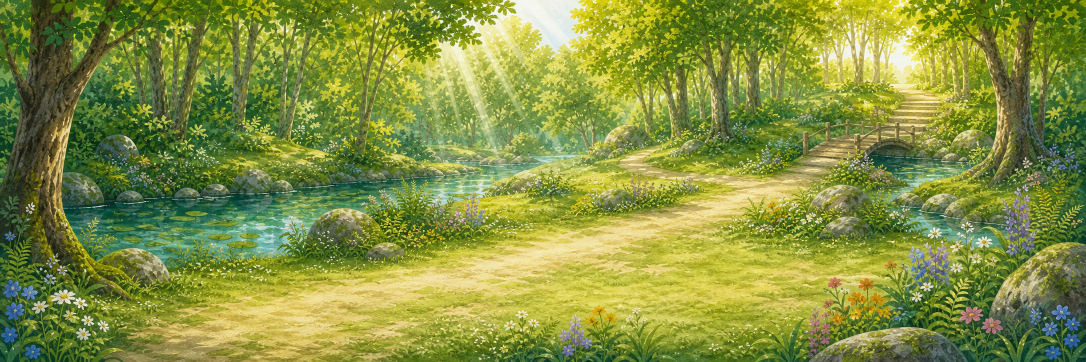
#> input picture assets/backgrounds/nature_pond_wide_v2.png, 2172 x 724 px (shown at 1/2 size); the run also reads 4 pictures not shown here
$ python build_round100_pack.py
#> lines starting #> are read from the running program, lines starting #| are printed output that depends on the picture
"""Build a 100-word canonical motion-sheet and video pack.

Existing authored motion sheets are copied into one canonical round100 pack.
Missing words use the existing male_01 action art as a stable character base
and add a restrained, action-specific prop or scene anchor. The same renderer
then produces an 8-second H.264 preview for every canonical word.
"""

from __future__ import annotations

import argparse
import json
import math
import shutil
from pathlib import Path
from typing import Any, Iterable

import imageio.v2 as imageio
import numpy as np
from PIL import Image, ImageDraw, ImageFont


ROOT = Path(__file__).resolve().parents[2]
ASSET_ROOT = ROOT / "assets" / "characters" / "motion_sheets"
ROUND_ROOT = ASSET_ROOT / "generated_round100"
OUTPUT_ROOT = ROOT / "output" / "video_final" / "generated_round100"
CATALOG_PATH = ROOT / "tools" / "next_actions" / "round100_catalog.json"

CHARACTER = "male_01"
SHEET_SIZE = (448, 512)
SHEET_COLUMNS = 4
SHEET_ROWS = 2
FPS = 30
DURATION_SECONDS = 8.0
FRAME_COUNT = 240
VIDEO_SIZE = (960, 480)
GROUND_Y = 430

BACKGROUND_BY_GROUP = {
    "01_posture": ROOT / "assets" / "backgrounds" / "nature_pond_wide_v2.png",
    "02_travel": ROOT / "assets" / "backgrounds" / "adventure_ruins_wide_v2.png",
    "03_objects": ROOT / "assets" / "backgrounds" / "fantasy_castle_wide_v2.png",
    "04_social": ROOT / "assets" / "backgrounds" / "friendship_square_wide_v2.png",
    "05_magic_senses": ROOT / "assets" / "backgrounds" / "mystery_library_wide_v2.png",
}

BASE_MOTION = ASSET_ROOT / "male_01_motion_sheet_v3.png"
BASE_ACTION = ASSET_ROOT / "male_01_action_sheet_v21.png"


def action(
    key: str,
    ko: str,
    group: str,
    anchor: str,
    *,
    solo: bool = True,
    needs: Iterable[str] = (),
    tier: str = "generated_prototype",
) -> dict[str, Any]:
    return {
        "key": key,
        "ko": ko,
        "group": group,
        "anchor": anchor,
        "solo": solo,
        "needs": list(needs),
        "tier": tier,
    }


SPECS = [
    # 01: posture and readable character states
    action("stand", "서다", "01_posture", "stable feet and upright torso", tier="existing"),
    action("sit", "앉다", "01_posture", "bent knees and grounded seat", tier="existing"),
    action("kneel", "무릎 꿇다", "01_posture", "one or both knees touch the ground", tier="existing"),
    action("bow", "고개 숙이다", "01_posture", "upper body bends forward then recovers", tier="existing"),
    action("crouch", "웅크리다", "01_posture", "low center of gravity with bent knees", tier="existing"),
    action("stretch", "기지개 켜다", "01_posture", "arms extend overhead and torso lengthens", tier="existing"),
    action("prone", "엎드리다", "01_posture", "body settles flat on the ground", tier="existing"),
    action("wake", "잠에서 깨다", "01_posture", "eyes and torso rise from rest", tier="existing"),
    action("yawn", "하품하다", "01_posture", "mouth opens and arms lift in a slow stretch", tier="existing"),
    action("sneeze", "재채기하다", "01_posture", "short forward recoil and recovery", tier="existing"),
    action("stagger", "비틀거리다", "01_posture", "weight shifts unevenly before balance returns", tier="existing"),
    action("salute", "경례하다", "01_posture", "hand reaches the forehead and holds", tier="existing"),
    action("clap", "박수치다", "01_posture", "hands meet twice in front of the chest", tier="existing"),
    action("dance", "춤추다", "01_posture", "rhythmic side step with arms moving", tier="existing"),
    action("nod", "고개 끄덕이다", "01_posture", "small repeated head nod", tier="existing"),
    action("smile", "웃다", "01_posture", "open friendly expression"),
    # 02: travel and terrain
    action("journey", "여행하다", "02_travel", "steady forward path", tier="existing"),
    action("walk", "걷다", "02_travel", "alternating feet and gentle arm swing", tier="existing"),
    action("run", "달리다", "02_travel", "alternating stride toward a destination", tier="existing"),
    action("jump", "뛰어오르다", "02_travel", "knees compress then both feet leave the ground", tier="existing"),
    action("crawl", "기어가다", "02_travel", "hands and knees move through a low route", tier="existing"),
    action("climb", "기어오르다", "02_travel", "hands and feet rise against a vertical surface", tier="existing"),
    action("slide", "미끄러지다", "02_travel", "body lowers and travels along the ground", tier="existing"),
    action("hide", "숨다", "02_travel", "body moves behind a visible cover", tier="existing"),
    action("fall_roll", "굴러 넘어지다", "02_travel", "controlled fall becomes a side roll", tier="existing"),
    action("cross_bridge", "다리를 건너다", "02_travel", "feet follow a bridge toward the far side", tier="existing"),
    action("squeeze_through", "비집고 지나가다", "02_travel", "shoulders turn through a narrow gap", tier="existing"),
    action("duck_under", "몸을 숙여 지나가다", "02_travel", "head and torso pass below an obstacle", tier="existing"),
    action("wade", "물살을 헤치며 걷다", "02_travel", "upright steps through shallow water", tier="existing"),
    action("row", "노를 젓다", "02_travel", "oar pulls through water with a boat anchor", tier="existing"),
    action("weave_through", "누비다", "02_travel", "side-to-side path between fixed trees", needs=("trees", "clear destination")),
    action("swim", "헤엄치다", "02_travel", "horizontal body and alternating arm strokes", needs=("water", "far bank")),
    action("vault_over", "타넘다", "02_travel", "hands touch a low wall as legs pass over", needs=("low wall",)),
    action("clamber_over", "기어넘다", "02_travel", "hands and boots alternate over rubble", needs=("low rubble",)),
    action("dive", "잠수하다", "02_travel", "head-first entry through a visible water surface", needs=("water surface",)),
    action("stop", "멈추다", "02_travel", "forward motion settles into a planted stance", tier="existing"),
    # 03: object and environment interactions
    action("investigate", "조사하다", "03_objects", "body leans toward a clue", tier="existing"),
    action("open_chest", "보물상자를 열다", "03_objects", "lid rises and treasure remains visible", tier="existing"),
    action("unlock", "잠금을 풀다", "03_objects", "key turns and latch releases", tier="existing"),
    action("pick_up", "줍다", "03_objects", "hand lowers then lifts a visible object", tier="existing"),
    action("lift", "들어 올리다", "03_objects", "object rises from waist to chest", tier="existing"),
    action("uncover", "덮개를 걷다", "03_objects", "cover moves aside to reveal a target", tier="existing"),
    action("pull_lever", "레버를 당기다", "03_objects", "hand pulls a lever to its end stop", tier="existing"),
    action("turn_dial", "다이얼을 돌리다", "03_objects", "fingers rotate a marked dial", tier="existing"),
    action("place_gem", "보석을 놓다", "03_objects", "gem settles into a matching socket", tier="existing"),
    action("press_seal", "봉인을 누르다", "03_objects", "palm presses a seal and holds", tier="existing"),
    action("light_lantern", "등불을 켜다", "03_objects", "flame appears after a clear lighting gesture", tier="existing"),
    action("plant_flag", "깃발을 꽂다", "03_objects", "flagpole enters a marked ground anchor", needs=("flag", "ground anchor")),
    action("put_on_crown", "왕관을 쓰다", "03_objects", "crown moves from chest height to the head", needs=("crown",)),
    action("touch_probe", "만져보다", "03_objects", "fingertips briefly touch a surface", needs=("rune wall",)),
    action("stack_stones", "돌을 쌓다", "03_objects", "multiple stones remain in a stable stack", needs=("stones", "flat ground")),
    action("hang_sign", "표지판을 걸다", "03_objects", "sign loop catches on a visible hook", needs=("sign", "hook")),
    action("tie_string", "끈을 묶다", "03_objects", "crossed rope ends tighten into a knot", needs=("rope", "post")),
    action("sweep_floor", "바닥을 쓸다", "03_objects", "broom stays on floor while leaves gather", needs=("broom", "leaves")),
    action("knock", "두드리다", "03_objects", "knuckles tap a door three times", needs=("door",)),
    action("push", "밀다", "03_objects", "hands drive a heavy object forward", needs=("door", "crate")),
    action("pull_rope", "밧줄을 당기다", "03_objects", "rope tightens as body leans back", needs=("rope",)),
    action("dig", "파다", "03_objects", "tool breaks the soil and a small hole remains", needs=("spade", "soil")),
    action("read_map", "지도를 읽다", "03_objects", "map opens and gaze tracks a route", needs=("map",)),
    action("write", "쓰다", "03_objects", "hand moves a quill across a page", needs=("paper", "quill")),
    action("open_door", "문을 열다", "03_objects", "hand turns handle and door swings open", needs=("door",)),
    # 04: social and reactions
    action("wave", "손을 흔들다", "04_social", "open hand makes a friendly side-to-side gesture", tier="existing"),
    action("point", "가리키다", "04_social", "finger and gaze stay locked on a target", tier="existing"),
    action("beckon", "손짓해 부르다", "04_social", "palm curls toward a partner", tier="existing", solo=False, needs=("partner",)),
    action("shake_hands", "악수하다", "04_social", "two hands meet and make a short agreement shake", tier="existing", solo=False, needs=("partner",)),
    action("protect", "지키다", "04_social", "body steps between danger and a partner", tier="existing", solo=False, needs=("partner", "danger")),
    action("catch", "받아내다", "04_social", "arms receive a falling or moving target", tier="existing", solo=False, needs=("target",)),
    action("release", "놓아주다", "04_social", "hands open and target moves free", tier="existing", solo=False, needs=("target",)),
    action("cower", "움츠리다", "04_social", "shoulders close around the face in fear", tier="existing"),
    action("hesitate", "망설이다", "04_social", "hand reaches then returns between two choices", tier="existing"),
    action("eavesdrop", "엿듣다", "04_social", "ear leans toward a door while body stays hidden", tier="existing", needs=("door",)),
    action("spot", "발견하다", "04_social", "eyes find a distant clue and body turns", tier="existing"),
    action("gasp", "깜짝 놀라 숨을 들이쉬다", "04_social", "hands rise as mouth opens in surprise", tier="existing"),
    action("present_gift", "선물하다", "04_social", "large gift passes from giver to receiver", solo=False, needs=("partner", "gift")),
    action("shoulder_link", "어깨동무하다", "04_social", "arm rests around a partner shoulder", solo=False, needs=("partner",)),
    action("apologize", "사과하다", "04_social", "clear bow followed by a waiting posture", solo=False, needs=("partner",)),
    action("warn", "경고하다", "04_social", "open palm stops an approaching partner", solo=False, needs=("partner", "danger")),
    action("flinch", "움찔하다", "04_social", "brief shoulder jolt followed by a cautious look", needs=("sudden cue",)),
    action("nod_confirm", "끄덕이다", "04_social", "two deliberate nods after reading a clue", needs=("clue",)),
    action("talk", "이야기하다", "04_social", "facing partner with measured hand gesture", solo=False, needs=("partner",), tier="existing"),
    action("rescue", "구하다", "04_social", "arm reaches toward a partner and pulls them clear", solo=False, needs=("partner", "danger"), tier="existing"),
    # 05: magic, senses, and story props
    action("magic", "마법을 쓰다", "05_magic_senses", "raised hand and controlled magical glow", tier="existing"),
    action("battle", "싸우다", "05_magic_senses", "guarded stance and clear defensive strike", solo=False, needs=("opponent",), tier="existing"),
    action("throw", "던지다", "05_magic_senses", "arm winds up then releases a visible object", needs=("object",)),
    action("dodge", "피하다", "05_magic_senses", "torso shifts away from a visible threat", needs=("threat",)),
    action("block", "막다", "05_magic_senses", "arms form a guard between body and threat", needs=("threat",)),
    action("shoot_bow", "활을 쏘다", "05_magic_senses", "bow draws, aims, and releases an arrow", needs=("bow", "target")),
    action("heal", "치유하다", "05_magic_senses", "hands hover over a wound as warm light settles", needs=("partner", "wound")),
    action("ring_bell", "종을 울리다", "05_magic_senses", "rope pulls a bell and the clapper swings", needs=("bell",)),
    action("close_door", "문을 닫다", "05_magic_senses", "door swings shut and latch remains visible", needs=("door",)),
    action("drink_potion", "물약을 마시다", "05_magic_senses", "bottle reaches mouth then lowers", needs=("potion",)),
    action("eat", "먹다", "05_magic_senses", "food reaches mouth and hand returns", needs=("food",)),
    action("carry", "나르다", "05_magic_senses", "both arms support a visible crate", needs=("crate",)),
    action("read_book", "책을 읽다", "05_magic_senses", "book opens and gaze follows its pages", needs=("book",)),
    action("draw", "그리다", "05_magic_senses", "charcoal hand traces a visible line", needs=("paper", "charcoal")),
    action("listen", "귀 기울이다", "05_magic_senses", "hand cups ear while head turns toward sound", needs=("sound cue",)),
    action("smell", "냄새 맡다", "05_magic_senses", "object rises near nose and character pauses", needs=("flower", "potion")),
    action("feed_dragon", "용에게 먹이를 주다", "05_magic_senses", "food reaches a friendly dragon mouth", solo=False, needs=("dragon", "food")),
    action("sprinkle_fairy_dust", "요정 가루를 뿌리다", "05_magic_senses", "hand scatters visible dust over a target", needs=("dust", "target")),
    action("look_into_mirror", "마법 거울을 들여다보다", "05_magic_senses", "face leans toward a framed mirror", needs=("mirror",)),
]


SOURCE_MAP: dict[str, Path] = {
    "stand": ASSET_ROOT / "male_01_stand_cycle_v1.png",
    "sit": ASSET_ROOT / "male_01_sit_cycle_v1.png",
    "kneel": ASSET_ROOT / "generated_v2" / "team_a_posture" / "male_01_kneel_cycle_v2.png",
    "bow": ASSET_ROOT / "generated_v2" / "team_a_posture" / "male_01_bow_cycle_v2.png",
    "crouch": ASSET_ROOT / "generated_v2" / "team_a_posture" / "male_01_crouch_cycle_v2.png",
    "stretch": ASSET_ROOT / "generated_v2" / "team_a_posture" / "male_01_stretch_cycle_v2.png",
    "clap": ASSET_ROOT / "generated_v2" / "team_b_gestures" / "male_01_clap_cycle_v2.png",
    "point": ASSET_ROOT / "generated_v2" / "team_b_gestures" / "male_01_point_cycle_v2.png",
    "nod": ASSET_ROOT / "generated_v2" / "team_b_gestures" / "male_01_nod_cycle_v2.png",
    "dance": ASSET_ROOT / "generated_v2" / "team_b_gestures" / "male_01_dance_cycle_v2.png",
    "crawl": ASSET_ROOT / "generated_v2" / "team_c_scene_actions" / "male_01_crawl_motion_sheet_v2.png",
    "climb": ASSET_ROOT / "generated_v2" / "team_c_scene_actions" / "male_01_climb_motion_sheet_v2.png",
    "slide": ASSET_ROOT / "generated_v2" / "team_c_scene_actions" / "male_01_slide_motion_sheet_v2.png",
    "hide": ASSET_ROOT / "generated_v2" / "team_c_scene_actions" / "male_01_hide_motion_sheet_v2.png",
    "fall_roll": ASSET_ROOT / "generated_v2" / "team_c_scene_actions" / "male_01_fall_roll_motion_sheet_v2.png",
    "salute": ASSET_ROOT / "generated_round3" / "male_01_salute_cycle_round3.png",
    "prone": ASSET_ROOT / "generated_round3" / "male_01_prone_cycle_round3.png",
    "stagger": ASSET_ROOT / "generated_round3" / "male_01_stagger_cycle_round3.png",
    "wake": ASSET_ROOT / "generated_round3" / "male_01_wake_cycle_round3.png",
    "yawn": ASSET_ROOT / "generated_round3" / "male_01_yawn_cycle_round3.png",
    "sneeze": ASSET_ROOT / "generated_round3" / "male_01_sneeze_cycle_round3.png",
    "journey": ASSET_ROOT / "male_01_target_journey_sheet_v4.png",
    "walk": ASSET_ROOT / "male_01_motion_sheet_v3.png",
    "run": ASSET_ROOT / "male_01_run_cycle_v16.png",
    "jump": ASSET_ROOT / "male_01_jump_cycle_v19.png",
    "battle": ASSET_ROOT / "male_01_battle_cycle_v22.png",
    "magic": ASSET_ROOT / "male_01_magic_cycle_v22.png",
    "rescue": ASSET_ROOT / "male_01_interaction_cycle_v22.png",
    "open_chest": ASSET_ROOT / "generated_round4" / "agent_01_prop_interactions" / "male_01_open_chest_cycle_round4.png",
    "unlock": ASSET_ROOT / "generated_round4" / "agent_01_prop_interactions" / "male_01_unlock_cycle_round4.png",
    "pick_up": ASSET_ROOT / "generated_round4" / "agent_01_prop_interactions" / "male_01_pick_up_cycle_round4.png",
    "lift": ASSET_ROOT / "generated_round4" / "agent_01_prop_interactions" / "male_01_lift_cycle_round4.png",
    "uncover": ASSET_ROOT / "generated_round4" / "agent_01_prop_interactions" / "male_01_uncover_cycle_round4.png",
    "cross_bridge": ASSET_ROOT / "generated_round4" / "agent_02_terrain_traversal" / "male_01_cross_bridge_cycle_round4.png",
    "squeeze_through": ASSET_ROOT / "generated_round4" / "agent_02_terrain_traversal" / "male_01_squeeze_through_cycle_round4.png",
    "duck_under": ASSET_ROOT / "generated_round4" / "agent_02_terrain_traversal" / "male_01_duck_under_cycle_round4.png",
    "wade": ASSET_ROOT / "generated_round4" / "agent_02_terrain_traversal" / "male_01_wade_cycle_round4.png",
    "row": ASSET_ROOT / "generated_round4" / "agent_02_terrain_traversal" / "male_01_row_cycle_round4.png",
    "shake_hands": ASSET_ROOT / "generated_round4" / "agent_03_social_rescue" / "male_01_shake_hands_cycle_round4.png",
    "beckon": ASSET_ROOT / "generated_round4" / "agent_03_social_rescue" / "male_01_beckon_cycle_round4.png",
    "protect": ASSET_ROOT / "generated_round4" / "agent_03_social_rescue" / "male_01_protect_cycle_round4.png",
    "catch": ASSET_ROOT / "generated_round4" / "agent_03_social_rescue" / "male_01_catch_cycle_round4.png",
    "release": ASSET_ROOT / "generated_round4" / "agent_03_social_rescue" / "male_01_release_cycle_round4.png",
    "cower": ASSET_ROOT / "generated_round4" / "agent_04_reactions_observation" / "male_01_cower_cycle_round4.png",
    "hesitate": ASSET_ROOT / "generated_round4" / "agent_04_reactions_observation" / "male_01_hesitate_cycle_round4.png",
    "eavesdrop": ASSET_ROOT / "generated_round4" / "agent_04_reactions_observation" / "male_01_eavesdrop_cycle_round4.png",
    "spot": ASSET_ROOT / "generated_round4" / "agent_04_reactions_observation" / "male_01_spot_cycle_round4.png",
    "gasp": ASSET_ROOT / "generated_round4" / "agent_04_reactions_observation" / "male_01_gasp_cycle_round4.png",
    "pull_lever": ASSET_ROOT / "generated_round4" / "agent_05_fantasy_devices" / "male_01_pull_lever_cycle_round4.png",
    "turn_dial": ASSET_ROOT / "generated_round4" / "agent_05_fantasy_devices" / "male_01_turn_dial_cycle_round4.png",
    "place_gem": ASSET_ROOT / "generated_round4" / "agent_05_fantasy_devices" / "male_01_place_gem_cycle_round4.png",
    "press_seal": ASSET_ROOT / "generated_round4" / "agent_05_fantasy_devices" / "male_01_press_seal_cycle_round4.png",
    "light_lantern": ASSET_ROOT / "generated_round4" / "agent_05_fantasy_devices" / "male_01_light_lantern_cycle_round4.png",
}


def parse_args() -> argparse.Namespace:
    parser = argparse.ArgumentParser(description=__doc__)
    parser.add_argument("--limit", type=int, default=0, help="only build the first N words")
    parser.add_argument("--only", nargs="*", default=[], help="build only these keys")
    parser.add_argument("--skip-existing", action="store_true")
    parser.add_argument("--no-video", action="store_true")
    return parser.parse_args()


# [5 lines left out: function font, not called in this run]


def extract_source_cells(path: Path) -> list[Image.Image]:
    with Image.open(path) as source:
        sheet = source.convert("RGBA")
        result: list[Image.Image] = []
        for index in range(SHEET_COLUMNS * SHEET_ROWS):
            column = index % SHEET_COLUMNS
            row = index // SHEET_COLUMNS
            left = round(column * sheet.width / SHEET_COLUMNS)
            right = round((column + 1) * sheet.width / SHEET_COLUMNS)
            top = round(row * sheet.height / SHEET_ROWS)
            bottom = round((row + 1) * sheet.height / SHEET_ROWS)
            result.append(sheet.crop((left, top, right, bottom)).convert("RGBA"))
        return result


# [10 lines left out: function make_base_sequence, not called in this run]


def line(draw: ImageDraw.ImageDraw, points: list[tuple[int, int]], fill: str, width: int = 6) -> None:
    draw.line(points, fill=fill, width=width, joint="curve")


# [154 lines left out: functions draw_star, draw_overlay, generated_sheet, not called in this run]


def fit_background(path: Path) -> Image.Image:
    with Image.open(path) as source:
#> source is the input picture: PIL image 2172x724 RGB; mean R, G, B 132.2, 145.5, 65.1
        source = source.convert("RGB")
        scale = max(VIDEO_SIZE[0] / source.width, VIDEO_SIZE[1] / source.height)
        resized = source.resize((round(source.width * scale), round(source.height * scale)), Image.Resampling.LANCZOS)
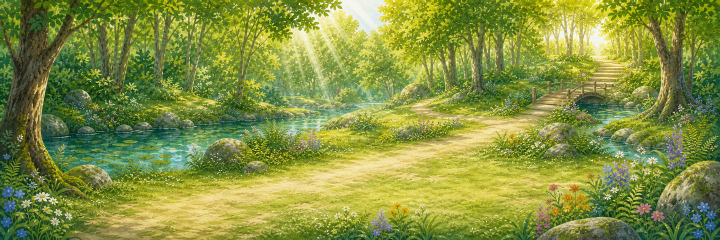
#> resized: PIL image 1440x480 RGB (shown at 1/2 size); mean R, G, B 132.2, 145.5, 65.1
        left = max(0, (resized.width - VIDEO_SIZE[0]) // 2)
        top = max(0, (resized.height - VIDEO_SIZE[1]) // 2)
        return resized.crop((left, top, left + VIDEO_SIZE[0], top + VIDEO_SIZE[1])).convert("RGBA")
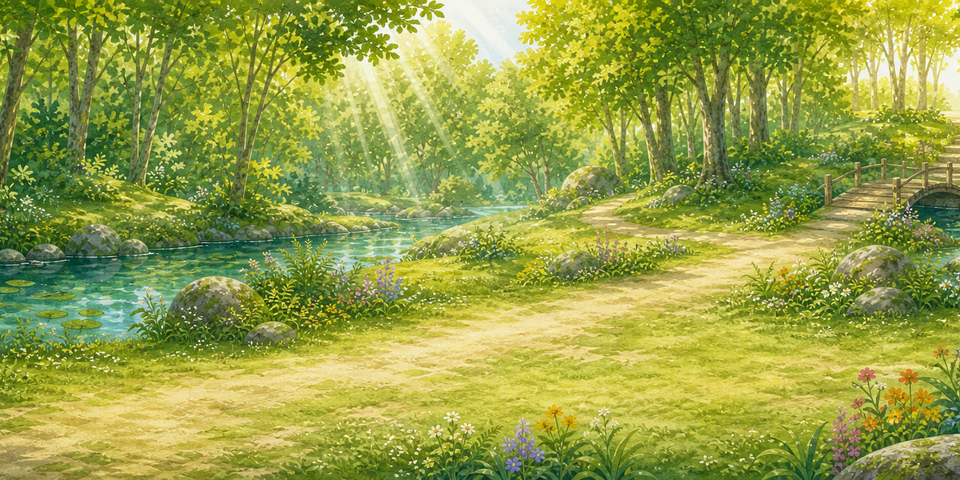
#> returned value: PIL image 960x480 RGBA; mean R, G, B, A 149.8, 160.2, 70.2, 255


# [116 lines left out: functions extract_cells, fit_pose, aligned_canvas, alpha_blend, pose_at, render_video and 2 more, not called in this run]


def build_pack(args: argparse.Namespace) -> dict[str, Any]:
    if len(SPECS) != 100:
        raise AssertionError(f"Expected exactly 100 specs, found {len(SPECS)}")
    keys = [item["key"] for item in SPECS]
    if len(set(keys)) != len(keys):
        raise AssertionError("Duplicate canonical word key")

    selected = SPECS
    if args.only:
        requested = set(args.only)
        selected = [item for item in SPECS if item["key"] in requested]
    if args.limit:
        selected = selected[: args.limit]

    ROUND_ROOT.mkdir(parents=True, exist_ok=True)
    OUTPUT_ROOT.mkdir(parents=True, exist_ok=True)
    backgrounds = {group: fit_background(path) for group, path in BACKGROUND_BY_GROUP.items() if path.is_file()}
#> (the rest of the program and of its run is left out)
